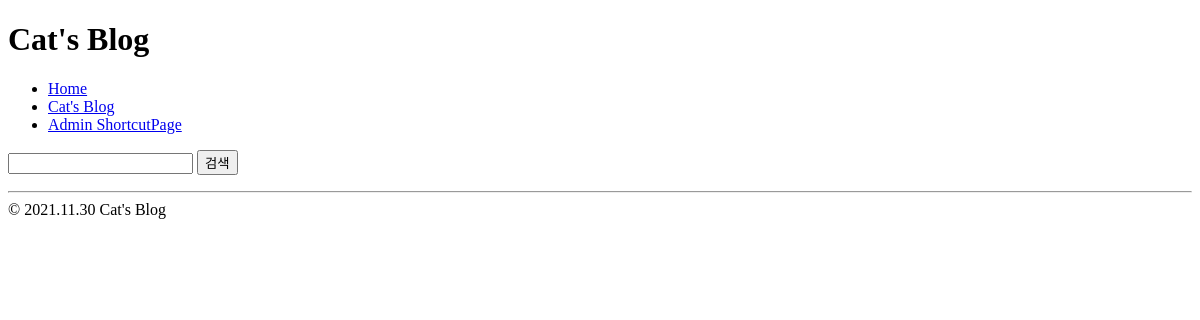
Page /catblog/ on the earlier database version.
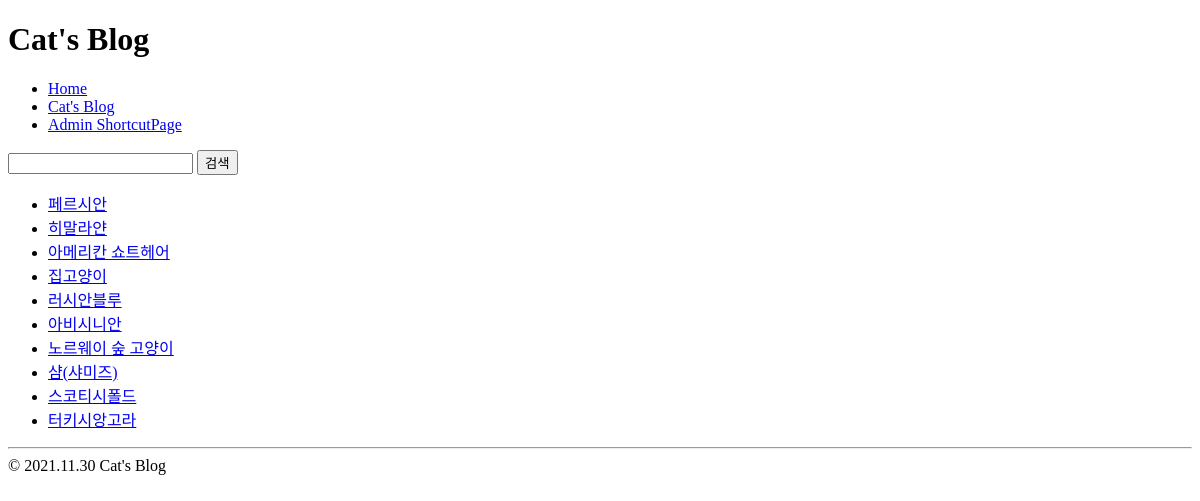
Same page on the later database version.
### catblog/models.py (models this page shows)
class Post(models.Model):
    cat_name = models.CharField(max_length=10)
    place_origin = models.CharField(max_length=10)
    cat_weight = models.CharField(max_length=11)
    cat_info = models.TextField(verbose_name="기본정보")
    cat_healthy = models.BooleanField(verbose_name="건강 양호")
    cat_character = models.TextField(verbose_name="성격")
    created_at = models.DateTimeField(auto_now_add=True)
    updated_at = models.DateTimeField(auto_now=True)
    photo = models.ImageField(blank=True, upload_to='blog/post/%Y/%m/%d/%H')

### catblog/views.py (the view)
# urls.py: path('catblog/', post_list),
def post_list(request: HttpRequest) -> HttpResponse:
    qs = Post.objects.all()
    qs = qs.order_by("-pk") # 내림차순
    q = request.GET.get("q", "")
    if q:
        qs = qs.filter(title__icontains=q)
    return render(request, "catblog/post_list.html", {
        "post_list": qs,
    })

### catblog/templates/catblog/post_list.html
{% extends "catblog/layout.html" %}
{% block content %}
    <form action="" method="get">
        <input type="text" name="q" value="{{ request.GET.q }}" />
        <input type="submit" value="검색" />
    </form>
    <ul>
        {% for post in post_list %}
        <li>
            <a href="/catblog/{{ post.pk }}/">
                {{ post.cat_name }}
            </a>
        </li>
        {% endfor %}
    </ul>
{% endblock %}

### catblog/templates/catblog/layout.html (shortened to what this page needs)
<!doctype html>
<html lang="ko">
<head>
</head>
<body>
    <h1>Cat's Blog</h1>
    <ul>
        <li>
            <a href="/">Home</a>
        </li>
        <li>
            <a href="/catblog/">Cat's Blog</a>
        </li>
        <li>
            <a href="admin/">Admin ShortcutPage</a>
        </li>
    </ul>
    {% block content %}
    {% endblock %}
    <hr>
    &copy; 2021.11.30 Cat's Blog
</body>
</html>

Differences in the rows shown:
added Post: cat_name "페르시안"
added Post: cat_name "히말라얀"
added Post: cat_name "아메리칸 쇼트헤어"
added Post: cat_name "집고양이"
added Post: cat_name "러시안블루"
added Post: cat_name "아비시니안"
added Post: cat_name "노르웨이 숲 고양이"
added Post: cat_name "샴(샤미즈)"
added Post: cat_name "스코티시폴드"
added Post: cat_name "터키시앙고라"
